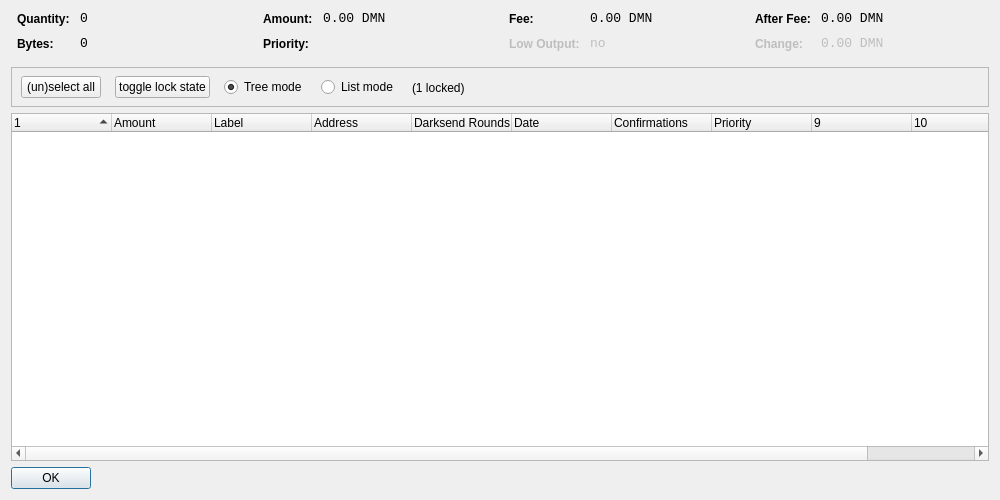
<?xml version="1.0" encoding="UTF-8"?>
<ui version="4.0">
 <class>CoinControlDialog</class>
 <widget class="QDialog" name="CoinControlDialog">
  <property name="geometry">
   <rect>
    <x>0</x>
    <y>0</y>
    <width>1000</width>
    <height>500</height>
   </rect>
  </property>
  <property name="windowTitle">
   <string>Coin Control</string>
  </property>
  <layout class="QVBoxLayout" name="verticalLayout">
   <item>
    <layout class="QHBoxLayout" name="horizontalLayoutTop" stretch="0,0,0,0">
     <property name="topMargin">
      <number>0</number>
     </property>
     <property name="bottomMargin">
      <number>10</number>
     </property>
     <item>
      <layout class="QFormLayout" name="formLayoutCoinControl1">
       <property name="horizontalSpacing">
        <number>10</number>
       </property>
       <property name="verticalSpacing">
        <number>10</number>
       </property>
       <property name="leftMargin">
        <number>6</number>
       </property>
       <property name="rightMargin">
        <number>6</number>
       </property>
       <item row="0" column="0">
        <widget class="QLabel" name="labelCoinControlQuantityText">
         <property name="styleSheet">
          <string notr="true">font-weight:bold;</string>
         </property>
         <property name="text">
          <string>Quantity:</string>
         </property>
        </widget>
       </item>
       <item row="0" column="1">
        <widget class="QLabel" name="labelCoinControlQuantity">
         <property name="font">
          <font>
           <family>Monospace</family>
           <pointsize>10</pointsize>
          </font>
         </property>
         <property name="cursor">
          <cursorShape>IBeamCursor</cursorShape>
         </property>
         <property name="contextMenuPolicy">
          <enum>Qt::ActionsContextMenu</enum>
         </property>
         <property name="text">
          <string notr="true">0</string>
         </property>
         <property name="textInteractionFlags">
          <set>Qt::LinksAccessibleByMouse|Qt::TextSelectableByKeyboard|Qt::TextSelectableByMouse</set>
         </property>
        </widget>
       </item>
       <item row="1" column="0">
        <widget class="QLabel" name="labelCoinControlBytesText">
         <property name="styleSheet">
          <string notr="true">font-weight:bold;</string>
         </property>
         <property name="text">
          <string>Bytes:</string>
         </property>
        </widget>
       </item>
       <item row="1" column="1">
        <widget class="QLabel" name="labelCoinControlBytes">
         <property name="font">
          <font>
           <family>Monospace</family>
           <pointsize>10</pointsize>
          </font>
         </property>
         <property name="cursor">
          <cursorShape>IBeamCursor</cursorShape>
         </property>
         <property name="contextMenuPolicy">
          <enum>Qt::ActionsContextMenu</enum>
         </property>
         <property name="text">
          <string notr="true">0</string>
         </property>
         <property name="textInteractionFlags">
          <set>Qt::LinksAccessibleByMouse|Qt::TextSelectableByKeyboard|Qt::TextSelectableByMouse</set>
         </property>
        </widget>
       </item>
      </layout>
     </item>
     <item>
      <layout class="QFormLayout" name="formLayoutCoinControl2">
       <property name="horizontalSpacing">
        <number>10</number>
       </property>
       <property name="verticalSpacing">
        <number>10</number>
       </property>
       <property name="leftMargin">
        <number>6</number>
       </property>
       <property name="rightMargin">
        <number>6</number>
       </property>
       <item row="0" column="0">
        <widget class="QLabel" name="labelCoinControlAmountText">
         <property name="styleSheet">
          <string notr="true">font-weight:bold;</string>
         </property>
         <property name="text">
          <string>Amount:</string>
         </property>
        </widget>
       </item>
       <item row="0" column="1">
        <widget class="QLabel" name="labelCoinControlAmount">
         <property name="font">
          <font>
           <family>Monospace</family>
           <pointsize>10</pointsize>
          </font>
         </property>
         <property name="cursor">
          <cursorShape>IBeamCursor</cursorShape>
         </property>
         <property name="contextMenuPolicy">
          <enum>Qt::ActionsContextMenu</enum>
         </property>
         <property name="text">
          <string notr="true">0.00 DMN</string>
         </property>
         <property name="textInteractionFlags">
          <set>Qt::LinksAccessibleByMouse|Qt::TextSelectableByKeyboard|Qt::TextSelectableByMouse</set>
         </property>
        </widget>
       </item>
       <item row="1" column="0">
        <widget class="QLabel" name="labelCoinControlPriorityText">
         <property name="styleSheet">
          <string notr="true">font-weight:bold;</string>
         </property>
         <property name="text">
          <string>Priority:</string>
         </property>
        </widget>
       </item>
       <item row="1" column="1">
        <widget class="QLabel" name="labelCoinControlPriority">
         <property name="font">
          <font>
           <family>Monospace</family>
           <pointsize>10</pointsize>
          </font>
         </property>
         <property name="cursor">
          <cursorShape>IBeamCursor</cursorShape>
         </property>
         <property name="contextMenuPolicy">
          <enum>Qt::ActionsContextMenu</enum>
         </property>
         <property name="text">
          <string/>
         </property>
         <property name="textInteractionFlags">
          <set>Qt::LinksAccessibleByMouse|Qt::TextSelectableByKeyboard|Qt::TextSelectableByMouse</set>
         </property>
        </widget>
       </item>
      </layout>
     </item>
     <item>
      <layout class="QFormLayout" name="formLayoutCoinControl3">
       <property name="horizontalSpacing">
        <number>10</number>
       </property>
       <property name="verticalSpacing">
        <number>10</number>
       </property>
       <property name="leftMargin">
        <number>6</number>
       </property>
       <property name="rightMargin">
        <number>6</number>
       </property>
       <item row="0" column="0">
        <widget class="QLabel" name="labelCoinControlFeeText">
         <property name="styleSheet">
          <string notr="true">font-weight:bold;</string>
         </property>
         <property name="text">
          <string>Fee:</string>
         </property>
        </widget>
       </item>
       <item row="0" column="1">
        <widget class="QLabel" name="labelCoinControlFee">
         <property name="font">
          <font>
           <family>Monospace</family>
           <pointsize>10</pointsize>
          </font>
         </property>
         <property name="cursor">
          <cursorShape>IBeamCursor</cursorShape>
         </property>
         <property name="contextMenuPolicy">
          <enum>Qt::ActionsContextMenu</enum>
         </property>
         <property name="text">
          <string notr="true">0.00 DMN</string>
         </property>
         <property name="textInteractionFlags">
          <set>Qt::LinksAccessibleByMouse|Qt::TextSelectableByKeyboard|Qt::TextSelectableByMouse</set>
         </property>
        </widget>
       </item>
       <item row="1" column="0">
        <widget class="QLabel" name="labelCoinControlLowOutputText">
         <property name="enabled">
          <bool>false</bool>
         </property>
         <property name="styleSheet">
          <string notr="true">font-weight:bold;</string>
         </property>
         <property name="text">
          <string>Low Output:</string>
         </property>
        </widget>
       </item>
       <item row="1" column="1">
        <widget class="QLabel" name="labelCoinControlLowOutput">
         <property name="enabled">
          <bool>false</bool>
         </property>
         <property name="font">
          <font>
           <family>Monospace</family>
           <pointsize>10</pointsize>
          </font>
         </property>
         <property name="cursor">
          <cursorShape>IBeamCursor</cursorShape>
         </property>
         <property name="contextMenuPolicy">
          <enum>Qt::ActionsContextMenu</enum>
         </property>
         <property name="text">
          <string notr="true">no</string>
         </property>
         <property name="textInteractionFlags">
          <set>Qt::LinksAccessibleByMouse|Qt::TextSelectableByKeyboard|Qt::TextSelectableByMouse</set>
         </property>
        </widget>
       </item>
      </layout>
     </item>
     <item>
      <layout class="QFormLayout" name="formLayoutCoinControl4">
       <property name="horizontalSpacing">
        <number>10</number>
       </property>
       <property name="verticalSpacing">
        <number>10</number>
       </property>
       <property name="leftMargin">
        <number>6</number>
       </property>
       <property name="rightMargin">
        <number>6</number>
       </property>
       <item row="0" column="0">
        <widget class="QLabel" name="labelCoinControlAfterFeeText">
         <property name="styleSheet">
          <string notr="true">font-weight:bold;</string>
         </property>
         <property name="text">
          <string>After Fee:</string>
         </property>
        </widget>
       </item>
       <item row="0" column="1">
        <widget class="QLabel" name="labelCoinControlAfterFee">
         <property name="font">
          <font>
           <family>Monospace</family>
           <pointsize>10</pointsize>
          </font>
         </property>
         <property name="cursor">
          <cursorShape>IBeamCursor</cursorShape>
         </property>
         <property name="contextMenuPolicy">
          <enum>Qt::ActionsContextMenu</enum>
         </property>
         <property name="text">
          <string notr="true">0.00 DMN</string>
         </property>
         <property name="textInteractionFlags">
          <set>Qt::LinksAccessibleByMouse|Qt::TextSelectableByKeyboard|Qt::TextSelectableByMouse</set>
         </property>
        </widget>
       </item>
       <item row="1" column="0">
        <widget class="QLabel" name="labelCoinControlChangeText">
         <property name="enabled">
          <bool>false</bool>
         </property>
         <property name="styleSheet">
          <string notr="true">font-weight:bold;</string>
         </property>
         <property name="text">
          <string>Change:</string>
         </property>
        </widget>
       </item>
       <item row="1" column="1">
        <widget class="QLabel" name="labelCoinControlChange">
         <property name="enabled">
          <bool>false</bool>
         </property>
         <property name="font">
          <font>
           <family>Monospace</family>
           <pointsize>10</pointsize>
          </font>
         </property>
         <property name="cursor">
          <cursorShape>IBeamCursor</cursorShape>
         </property>
         <property name="contextMenuPolicy">
          <enum>Qt::ActionsContextMenu</enum>
         </property>
         <property name="text">
          <string notr="true">0.00 DMN</string>
         </property>
         <property name="textInteractionFlags">
          <set>Qt::LinksAccessibleByMouse|Qt::TextSelectableByKeyboard|Qt::TextSelectableByMouse</set>
         </property>
        </widget>
       </item>
      </layout>
     </item>
    </layout>
   </item>
   <item>
    <widget class="QFrame" name="frame">
     <property name="minimumSize">
      <size>
       <width>0</width>
       <height>40</height>
      </size>
     </property>
     <property name="frameShape">
      <enum>QFrame::StyledPanel</enum>
     </property>
     <property name="frameShadow">
      <enum>QFrame::Sunken</enum>
     </property>
     <widget class="QWidget" name="horizontalLayoutWidget">
      <property name="geometry">
       <rect>
        <x>10</x>
        <y>0</y>
        <width>781</width>
        <height>41</height>
       </rect>
      </property>
      <layout class="QHBoxLayout" name="horizontalLayoutPanel" stretch="0,0,0,0,0">
       <property name="spacing">
        <number>14</number>
       </property>
       <item>
        <widget class="QPushButton" name="pushButtonSelectAll">
         <property name="sizePolicy">
          <sizepolicy hsizetype="Maximum" vsizetype="Fixed">
           <horstretch>0</horstretch>
           <verstretch>0</verstretch>
          </sizepolicy>
         </property>
         <property name="text">
          <string>(un)select all</string>
         </property>
        </widget>
       </item>
        <item>
         <widget class="QPushButton" name="pushButtonToggleLock">
          <property name="sizePolicy">
           <sizepolicy hsizetype="Maximum" vsizetype="Fixed">
            <horstretch>0</horstretch>
            <verstretch>0</verstretch>
           </sizepolicy>
          </property>
          <property name="text">
           <string>toggle lock state</string>
          </property>
          <property name="autoDefault">
           <bool>false</bool>
          </property>
         </widget>
        </item>
       <item>
        <widget class="QRadioButton" name="radioTreeMode">
         <property name="sizePolicy">
          <sizepolicy hsizetype="Maximum" vsizetype="Fixed">
           <horstretch>0</horstretch>
           <verstretch>0</verstretch>
          </sizepolicy>
         </property>
         <property name="text">
          <string>Tree mode</string>
         </property>
         <property name="checked">
          <bool>true</bool>
         </property>
        </widget>
       </item>
       <item>
        <widget class="QRadioButton" name="radioListMode">
         <property name="sizePolicy">
          <sizepolicy hsizetype="Maximum" vsizetype="Fixed">
           <horstretch>0</horstretch>
           <verstretch>0</verstretch>
          </sizepolicy>
         </property>
         <property name="text">
          <string>List mode</string>
         </property>
        </widget>
       </item>
        <item>
         <widget class="QLabel" name="labelLocked">
          <property name="text">
           <string>(1 locked)</string>
          </property>
         </widget>
        </item>
       <item>
        <spacer name="horizontalSpacer">
         <property name="orientation">
          <enum>Qt::Horizontal</enum>
         </property>
         <property name="sizeHint" stdset="0">
          <size>
           <width>40</width>
           <height>20</height>
          </size>
         </property>
        </spacer>
       </item>
      </layout>
     </widget>
    </widget>
   </item>
   <item>
    <widget class="CoinControlTreeWidget" name="treeWidget">
     <property name="contextMenuPolicy">
      <enum>Qt::CustomContextMenu</enum>
     </property>
     <property name="sortingEnabled">
      <bool>false</bool>
     </property>
     <property name="columnCount">
      <number>11</number>
     </property>
     <attribute name="headerShowSortIndicator" stdset="0">
      <bool>true</bool>
     </attribute>
     <attribute name="headerStretchLastSection">
      <bool>false</bool>
     </attribute>
     <column>
      <property name="text">
       <string/>
      </property>
     </column>
     <column>
      <property name="text">
       <string>Amount</string>
      </property>
     </column>
     <column>
      <property name="text">
       <string>Label</string>
      </property>
     </column>
     <column>
      <property name="text">
       <string>Address</string>
      </property>
     </column>
     <column>
      <property name="text">
       <string>Darksend Rounds</string>
      </property>
    </column>
     <column>
      <property name="text">
       <string>Date</string>
      </property>
     </column>
     <column>
      <property name="text">
       <string>Confirmations</string>
      </property>
      <property name="toolTip">
       <string>Confirmed</string>
      </property>
     </column>
     <column>
      <property name="text">
       <string>Priority</string>
      </property>
     </column>
     <column>
      <property name="text">
       <string/>
      </property>
     </column>
     <column>
      <property name="text">
       <string/>
      </property>
     </column>
     <column>
      <property name="text">
       <string/>
      </property>
     </column>
     <column>
      <property name="text">
       <string/>
      </property>
     </column>
    </widget>
   </item>
   <item>
    <widget class="QDialogButtonBox" name="buttonBox">
     <property name="sizePolicy">
      <sizepolicy hsizetype="Maximum" vsizetype="Fixed">
       <horstretch>0</horstretch>
       <verstretch>0</verstretch>
      </sizepolicy>
     </property>
     <property name="orientation">
      <enum>Qt::Horizontal</enum>
     </property>
     <property name="standardButtons">
      <set>QDialogButtonBox::Ok</set>
     </property>
    </widget>
   </item>
  </layout>
 </widget>
 <customwidgets>
  <customwidget>
   <class>CoinControlTreeWidget</class>
   <extends>QTreeWidget</extends>
   <header>coincontroltreewidget.h</header>
  </customwidget>
 </customwidgets>
 <resources/>
 <connections/>
</ui>
